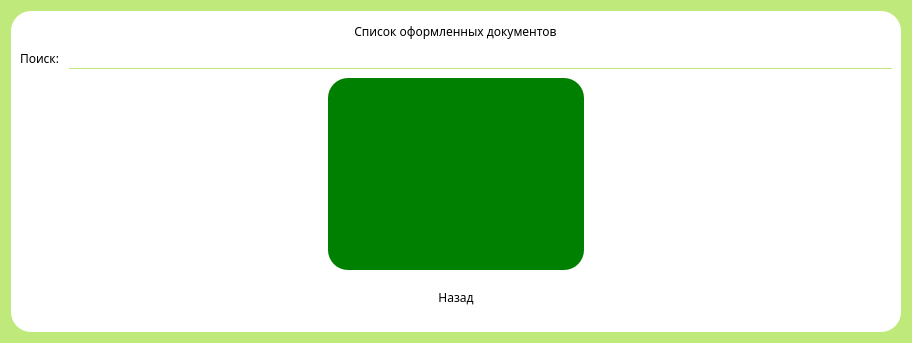
<?xml version="1.0" encoding="UTF-8"?>
<ui version="4.0">
 <class>Dialog</class>
 <widget class="QDialog" name="Dialog">
  <property name="geometry">
   <rect>
    <x>0</x>
    <y>0</y>
    <width>912</width>
    <height>343</height>
   </rect>
  </property>
  <property name="windowTitle">
   <string>Dialog</string>
  </property>
  <property name="styleSheet">
   <string notr="true">background-color: 	rgb(191, 233, 123);
font-family: Myanmar Text;</string>
  </property>
  <layout class="QVBoxLayout" name="verticalLayout_4">
   <item>
    <widget class="QFrame" name="frame">
     <property name="focusPolicy">
      <enum>Qt::FocusPolicy::NoFocus</enum>
     </property>
     <property name="styleSheet">
      <string notr="true">background-color: white;
border-radius: 20px;</string>
     </property>
     <property name="frameShape">
      <enum>QFrame::Shape::StyledPanel</enum>
     </property>
     <property name="frameShadow">
      <enum>QFrame::Shadow::Raised</enum>
     </property>
     <layout class="QVBoxLayout" name="verticalLayout">
      <item alignment="Qt::AlignmentFlag::AlignHCenter">
       <widget class="QLabel" name="WindowTitle">
        <property name="sizePolicy">
         <sizepolicy hsizetype="Fixed" vsizetype="Fixed">
          <horstretch>0</horstretch>
          <verstretch>0</verstretch>
         </sizepolicy>
        </property>
        <property name="styleSheet">
         <string notr="true"/>
        </property>
        <property name="text">
         <string>Список оформленных документов</string>
        </property>
        <property name="alignment">
         <set>Qt::AlignmentFlag::AlignCenter</set>
        </property>
       </widget>
      </item>
      <item>
       <layout class="QHBoxLayout" name="SearchPurchasesBlock">
        <item>
         <widget class="QLabel" name="SearchPurchasesLabel">
          <property name="sizePolicy">
           <sizepolicy hsizetype="Fixed" vsizetype="Fixed">
            <horstretch>0</horstretch>
            <verstretch>0</verstretch>
           </sizepolicy>
          </property>
          <property name="text">
           <string>Поиск: </string>
          </property>
         </widget>
        </item>
        <item>
         <widget class="QLineEdit" name="SearchPurchasesInput">
          <property name="sizePolicy">
           <sizepolicy hsizetype="Expanding" vsizetype="Fixed">
            <horstretch>0</horstretch>
            <verstretch>0</verstretch>
           </sizepolicy>
          </property>
          <property name="styleSheet">
           <string notr="true">border-bottom: 1px solid rgb(191, 233, 123);</string>
          </property>
         </widget>
        </item>
       </layout>
      </item>
      <item alignment="Qt::AlignmentFlag::AlignHCenter">
       <widget class="QTableView" name="PurchasesTable">
        <property name="sizePolicy">
         <sizepolicy hsizetype="Fixed" vsizetype="Fixed">
          <horstretch>0</horstretch>
          <verstretch>0</verstretch>
         </sizepolicy>
        </property>
        <property name="styleSheet">
         <string notr="true">background-color: green;
</string>
        </property>
       </widget>
      </item>
      <item alignment="Qt::AlignmentFlag::AlignHCenter">
       <widget class="QPushButton" name="ReturnButton">
        <property name="sizePolicy">
         <sizepolicy hsizetype="Fixed" vsizetype="Fixed">
          <horstretch>0</horstretch>
          <verstretch>0</verstretch>
         </sizepolicy>
        </property>
        <property name="styleSheet">
         <string notr="true">QPushButton {
border-radius: 10;
background-color: '#bfe97b';
padding: 10px  50px;
}

QPushButton:hover {
background-color: #a7ca6b;
}</string>
        </property>
        <property name="text">
         <string>Назад</string>
        </property>
        <property name="autoDefault">
         <bool>true</bool>
        </property>
        <property name="default">
         <bool>false</bool>
        </property>
        <property name="flat">
         <bool>false</bool>
        </property>
       </widget>
      </item>
     </layout>
    </widget>
   </item>
  </layout>
 </widget>
 <resources/>
 <connections/>
</ui>
